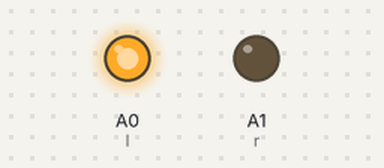
This sketch was run on a simulated Arduino Uno, built with avr-gcc and run on an emulated ATmega328P. On the bench: output pins drawn as LEDs (lit = HIGH).

Above: at 0.1 s.
Timing chart, 0 to 1.6 s (numbered marks = the images above):
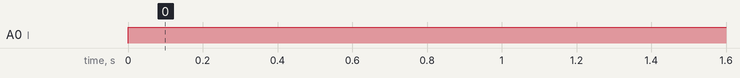

The sketch:

rubbidh.ino
```cpp
int l=A0;
int r=A1;
void setup() {
  // put your setup code here, to run once:
pinMode(l,OUTPUT);
pinMode(r,OUTPUT);
}

void loop() {
  // put your main code here, to run repeatedly:
analogWrite(l,600);
analogWrite(r,0);
}
```

Measured:
- by itself, A0 (l): LOW → HIGH at 0.00 s
